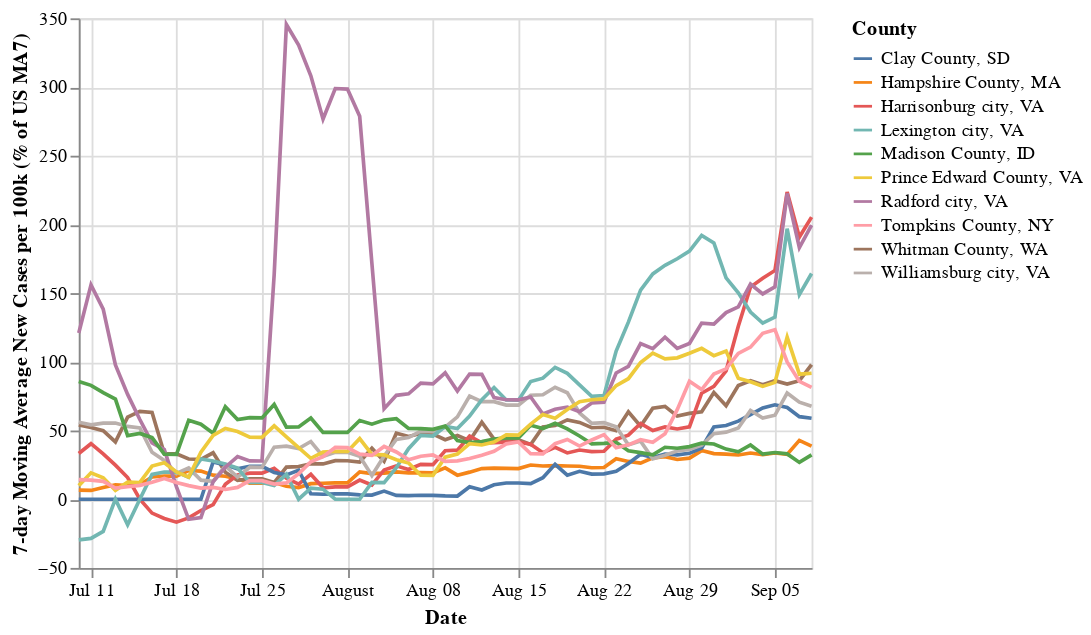

Notebook code for this chart:
### Markdown cell above
We see that there is a steady rise in the number of new cases. But how do these counties compare in comparison to the national US rate? Instead of plotting the US national infection rate directly, we can express the 7-day moving average of these 10 college counties as a percentage of the US national rate.

### Code cell
# rename columns
national_average = national_average.rename(columns = {'new_cases_ma7': 'national_ma7'})

# merge
aggregated_rate = pd.merge(college_counties_average_july4, national_average[['nyt_date', 'national_ma7']], on = 'nyt_date')

# express as percentage
aggregated_rate = aggregated_rate.assign(
    pct_rate = lambda x: round(100*x.new_cases_ma7/x.national_ma7,1)
)

# plotting
alt.Chart(aggregated_rate).mark_line().encode(
    x = alt.X('nyt_date', title = "Date"),
    y = alt.Y('pct_rate', title = "7-day Moving Average New Cases per 100k (% of US MA7)"),
    color = alt.Color('county', title = "County")
)

### Figure 1 — Vega-Lite specification as saved in the notebook (floating-point values rounded to 4 significant figures; data arrays with more than 128 entries replaced by an {"elided": "..."} marker saying what was removed)
{"config": {"view": {"continuousWidth": 400, "continuousHeight": 300}}, "data": {"name": "data-56e869cd964185ab751c6b7075487b41"}, "mark": "line", "encoding": {"color": {"type": "nominal", "field": "county", "title": "County"}, "x": {"type": "temporal", "field": "nyt_date", "title": "Date"}, "y": {"type": "quantitative", "field": "pct_rate", "title": "7-day Moving Average New Cases per 100k (% of US MA7)"}}, "$schema": "https://vega.github.io/schema/vega-lite/v4.8.1.json", "datasets": {"data-56e869cd964185ab751c6b7075487b41": {"elided": "610 records"}}}
